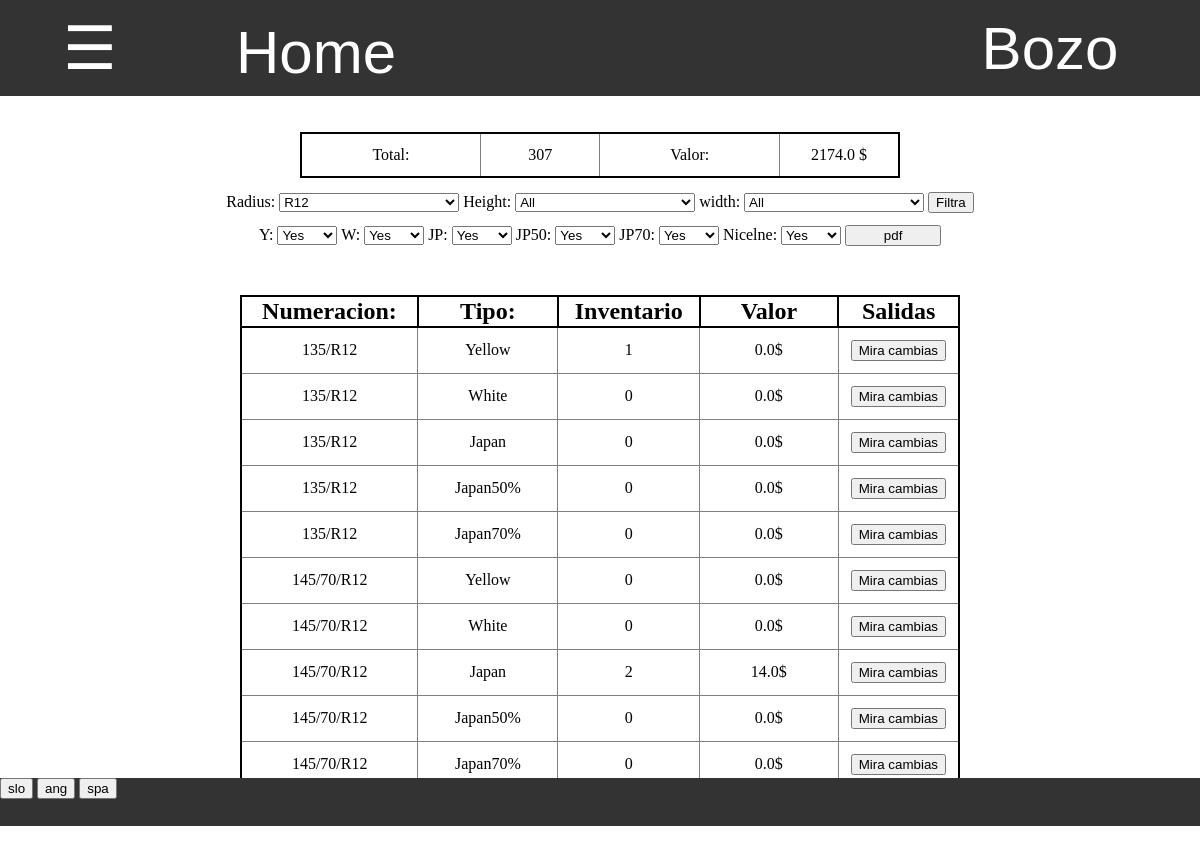
Before: /zaloga/ (signed in) with the older database file.
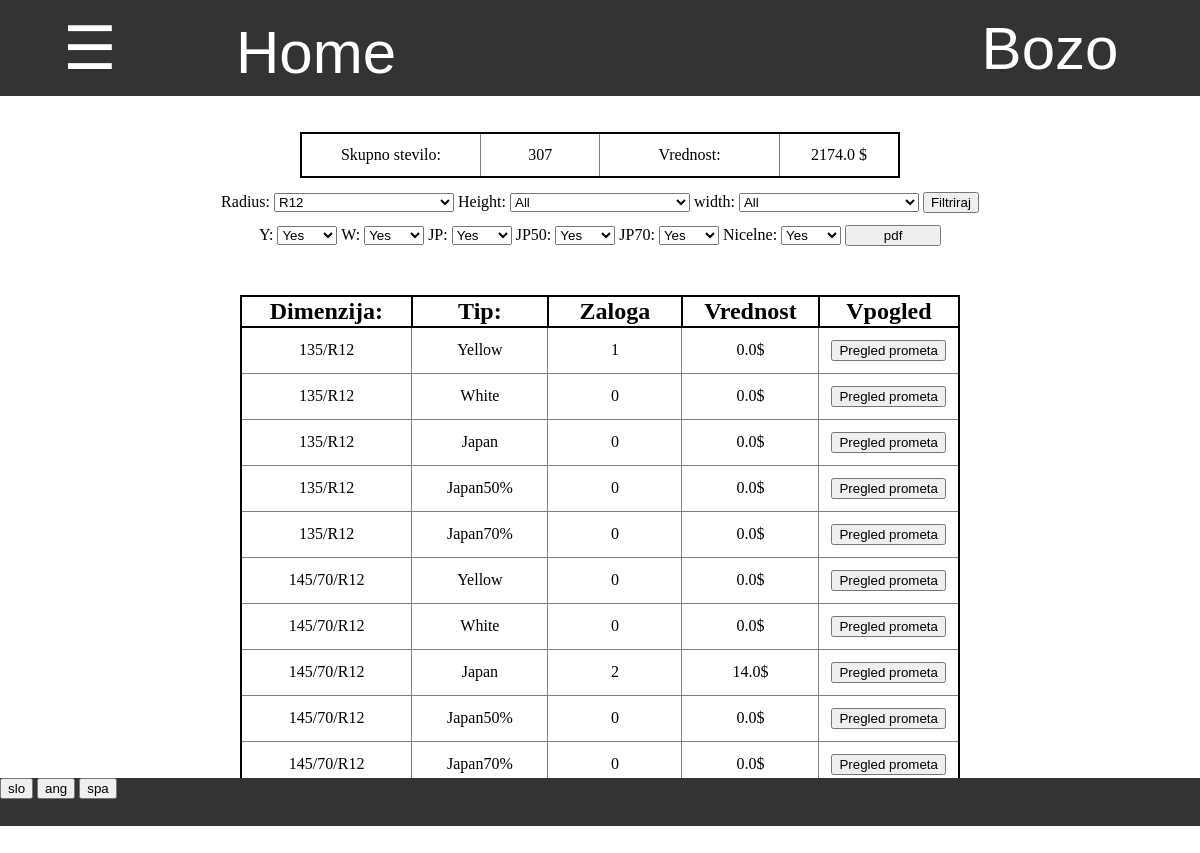
After: the same page with the newer database file.
### program/models.py (models this page shows)
class Profil(models.Model):
    user = models.OneToOneField(User,on_delete=models.CASCADE)
    jezik =  models.CharField(default="spa",max_length=3, choices=JEZIKI)

### zaloga/views.py (the view, shortened to what this page needs)
# urls.py: path('', views.pregled_zaloge, name='pregled_zaloge'),
@login_required
def pregled_zaloge(request):
    if request.method == "GET":
        sestavine = zaloga.sestavina_set.all()
        radius = request.GET.get('radius','R12')
        height = request.GET.get('height','all')
        width = request.GET.get('width', 'all')
        nicelne = request.GET.get('nicelne','true')
        cenik = zaloga.cenik('vele_prodaja')
        if radius != "all":
            sestavine = sestavine.filter(dimenzija__radius=radius)
        if height != "all":
            sestavine = sestavine.filter(dimenzija__height=height)
        if width != "all":
            if "C" in width:
                width = width.replace('C','')
                sestavine = sestavine.filter(dimenzija__width=width, dimenzija__special = True)
            else:
                sestavine = sestavine.filter(dimenzija__width=width, dimenzija__special = False)
        tipi = []
        for tip in zaloga.vrni_tipe:
            if request.GET.get(tip[0],"true") == "true":
                tipi.append(tip)
        sestavine = sestavine.values(
            'dimenzija__dimenzija',
            'pk',
            'Y',
            'W',
            'JP',
            'JP50',
            'JP70',
        )
        cene = {}
        skupno = 0
        vrednost = 0
        for sestavina in sestavine:
            dimenzija = sestavina['dimenzija__dimenzija']
            for tip in tipi:
                stevilo = sestavina[tip[0]]
                cena = cenik[dimenzija][tip[0]]
                skupno += stevilo
                vrednost += cena * stevilo
                if dimenzija in cene:
                    if not tip[0] in cene[dimenzija]:
                        cene[dimenzija].update({tip[0]:stevilo * cena})
                else:
                    cene.update({dimenzija:{tip[0]:stevilo * cena}})
        slovar = {
            'sestavine':sestavine,
            'tipi':tipi,
            'radius':radius,
            'height':height,
            'width':width,
            'skupno':skupno,
            'nicelne': nicelne,
            'cene':cene,
            'vrednost':vrednost
        }
        return pokazi_stran(request, 'zaloga/zaloga.html', slovar)

### program/models.py (called while the page is built)
    @property
    def vrni_jezike(self):
        return JEZIKI

### zaloga/models.py (called while the page is built)
    @property
    def vrni_razlicne_radiuse(self):
        razlicni_radiusi = []
        for radius in self.sestavina_set.all().values('dimenzija__radius').distinct().order_by('dimenzija__radius'):
            razlicni_radiusi.append(radius['dimenzija__radius'])
        return razlicni_radiusi

    @property
    def vrni_dimenzije(self):
        return Dimenzija.objects.all().values_list('dimenzija','radius','height','width','special')

    def cenik(self,tip='vele_prodaja'):
        cene = {}
        cenik = self.sestavina_set.all().prefetch_related('cena_set').filter(cena__prodaja=tip).values(
            'dimenzija__dimenzija',
            'pk',
            'cena',
            'cena__tip',
            'cena__cena')
        for cena in cenik:
            dimenzija = cena['dimenzija__dimenzija']
            tip = cena['cena__tip']
            cena = cena['cena__cena']
            if dimenzija in cene:
                if not tip in cene[dimenzija]:
                    cene[dimenzija].update({tip:float(cena)})
            else:
                    cene.update({dimenzija:{tip:float(cena)}})
        return cene

### zaloga/templates/zaloga/zaloga.html (shortened to what this page needs)
{% extends 'program/base.html' %}
{% load zaloga_exstras %}
{% block content %}
    <div style="margin-top:3%;display:inline-block;width:50%" >
        <table class="tabela_vnosov">
            <tr>
                <td width="30%"> {{slovar|keyvalue:'Skupno stevilo'|keyvalue:jezik}}: </td>
                <td width="20%"> {{skupno}} </td>
                <td width="30%"> {{slovar|keyvalue:'Vrednost'|keyvalue:jezik}}: </td>
                <td width="20%"> {{vrednost}} $</td>
            </tr>
        </table>
    </div>
    <div class="filter">
        <div style="display:block">
            <form id="filter" action="{% url 'pregled_zaloge' %}" method="GET">
                {% include "program/dinamic_select.html" %}
                <input type="submit" value="{{slovar|keyvalue:'Filtriraj'|keyvalue:jezik}}">
            </form>
        </div>
        <div style="display:block;margin-top:1%">
            {% for tip in zaloga.vrni_tipe %}
                {{tip.0}}:
                <select style="width:5%" form="filter" name="{{tip.0}}">
                    {% if tip in tipi %}
                        <option value="true" selected> Yes </option>
                    {% else %}
                        <option value="true"> Yes </option>
                        <option value="false" selected> No </option>
                    {% endif %}
                </select>
            {% endfor %}
            Nicelne:
            <select form="filter" name="nicelne" style="width:5%">
                {% if nicelne == "true" %}
                    <option value="true"> Yes </option>
                {% else %}
                    <option value="true"> Yes </option>
                    <option value="false" selected> No </option>
                {% endif %}
            </select>
            <form style="display:inline-block;width:8%" action="{% url 'pdf_zaloge' %}" method="GET">
                <input style="width:100%"type="submit" value="pdf">
            </form>
        </div>
    </div>
    <div class="table">
        <table class="tabela_vnosov" >
            <tr class="header">
                <th width="25%">
                    {{slovar|keyvalue:'Dimenzija'|keyvalue:jezik}}:
                </th>
                <th width="20%" class="tip">
                    {{slovar|keyvalue:'Tip'|keyvalue:jezik}}:
                </th>
                <th width="20%" class="total">
                    {{slovar|keyvalue:'Zaloga'|keyvalue:jezik}}
                </th>
                <th width="20%" class="total">
                    {{slovar|keyvalue:'Vrednost'|keyvalue:jezik}}
                </th>
                {% if perms.zaloga.view_sprememba %}
                <th width="15%" class="vpogled">
                    {{slovar|keyvalue:'Vpogled'|keyvalue:jezik}}
                </th>
                {% endif %}
            </tr>
                {% for sestavina in sestavine %}
                    {% for tip in tipi %}
                        <tr class="vrstica vrstica_{{tip.0}}">
                            <td> {{sestavina.dimenzija__dimenzija}} </td>
                            <td> {{ tip.1 }} </td>
                            <td> {{sestavina|keyvalue:tip.0}} </td>
                            <td> {{cene|keyvalue:sestavina.dimenzija__dimenzija|keyvalue:tip.0}}$</td>
                            <td>
                                <form action="{% url 'pregled_prometa' %}" method="GET">
                                    <input type="submit" value="{{slovar|keyvalue:'Pregled prometa'|keyvalue:jezik}}">
                                </form>
                            </td>
                        </tr>
                    {% endfor %}
                {% endfor %}
        </table>
    </div>
{% endblock %}

Changed rows visible on the page:
changed Profil: jezik "Total" → "Skupno stevilo"; jezik "Valor" → "Vrednost"; jezik "Filtra" → "Filtriraj"; jezik "Numeracion" → "Dimenzija"; jezik "Tipo" → "Tip"; jezik "Inventario" → "Zaloga"; jezik "Salidas" → "Vpogled"; jezik "Mira cambias" → "Pregled prometa"
